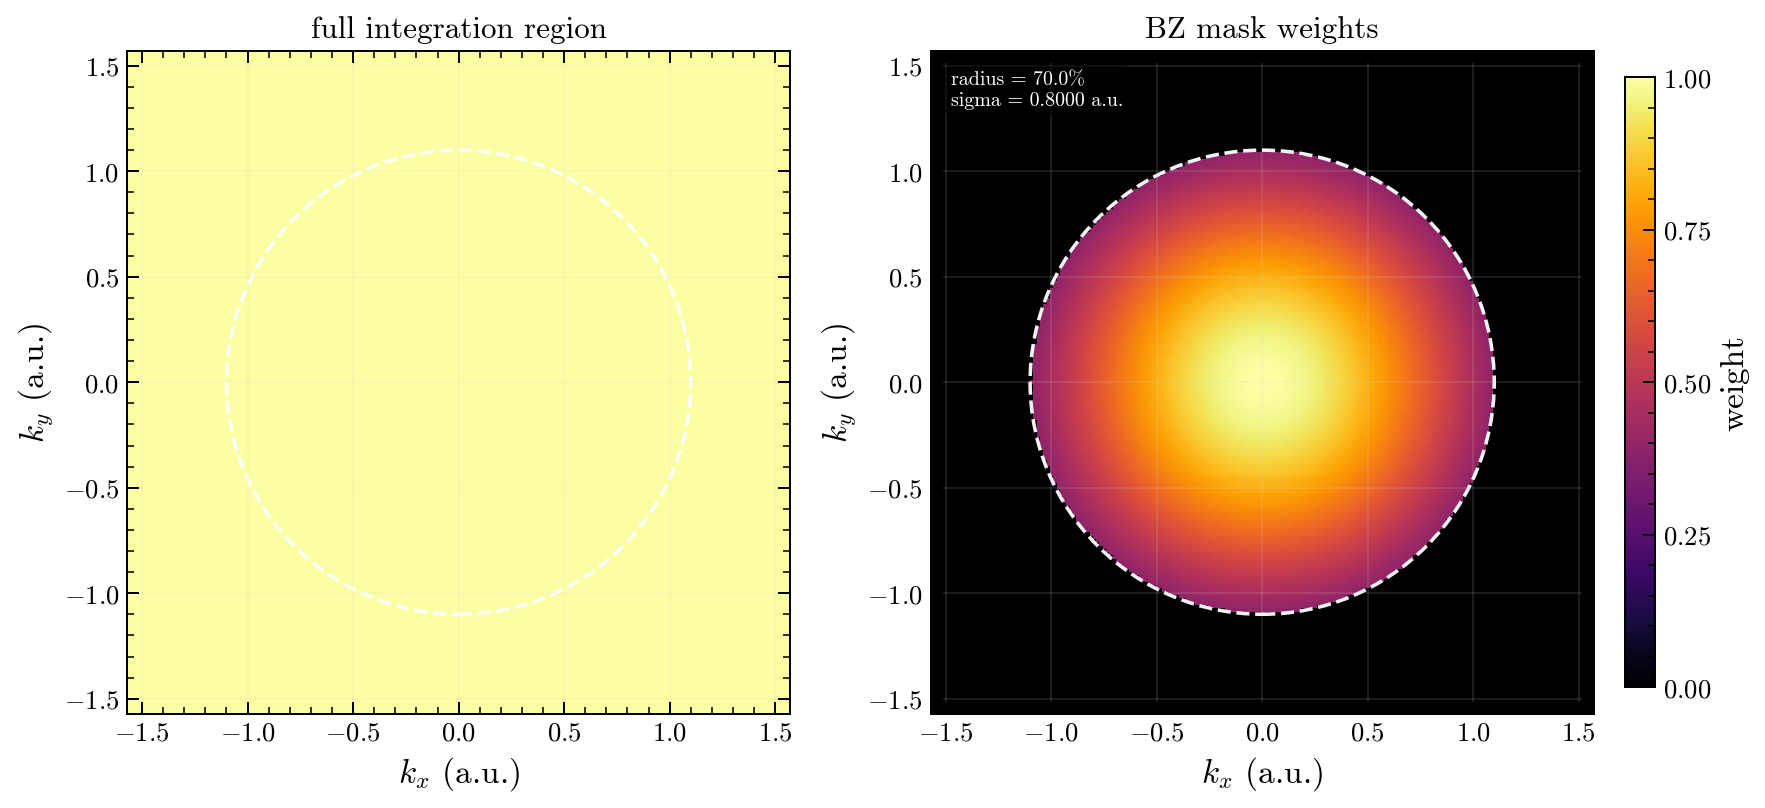

Write Python code to recreate this figure.
from __future__ import annotations

import copy
import importlib.util
from pathlib import Path
import sys

import numpy as np

PROJECT_ROOT = Path(__file__).resolve().parents[1]
if str(PROJECT_ROOT) not in sys.path:
    sys.path.insert(0, str(PROJECT_ROOT))

from qxti.graphics import HarmonicGraphics
from qxti.grids import FrequencyGrid, KGrid, TimeGrid
from qxti.physics import Hamiltonian, OperatorFactory
from qxti.response import XTP


DEFAULT_TEST_MASK_CONFIG = {
    "grid": {
        "points_per_axis": 201,
        "k_extent": 0.5 * np.pi,
    },
    "mask": {
        "enabled": True,
        "radius_percent": 70.0,
        "sigma": 0.8,
    },
    "plot": {
        "output_file": "test_mask.png",
        "cmap": "inferno",
    },
}

# Edit this dictionary directly if you want to change the test image.
TEST_MASK_CONFIG = copy.deepcopy(DEFAULT_TEST_MASK_CONFIG)


class ToyTwoBandHamiltonian(Hamiltonian):
    def default_params(self) -> dict[str, float]:
        return {"mass": 0.4, "velocity": 1.2}

    def default_lattice(self) -> dict[str, object]:
        return {
            "lattice_constants": {
                "a0": 2.0,
                "a": 2.0,
                "b": 2.0,
            },
            "real_space_vectors": {
                "a1": [2.0, 0.0],
                "a2": [0.0, 2.0],
            },
        }

    def H(self, kx: float, ky: float, kz: float) -> np.ndarray:
        del kz
        mass = float(self.params["mass"])
        velocity = float(self.params["velocity"])
        return np.array(
            [
                [mass, velocity * (kx - 1j * ky)],
                [velocity * (kx + 1j * ky), -mass],
            ],
            dtype=complex,
        )


def resolve_test_mask_config(overrides: dict[str, object] | None = None) -> dict[str, object]:
    config = copy.deepcopy(TEST_MASK_CONFIG)
    if overrides:
        _deep_update(config, overrides)
    return config


def _build_mask_xtp(config: dict[str, object]) -> XTP:
    grid_cfg = dict(config["grid"])
    mask_cfg = dict(config["mask"])
    hamiltonian = ToyTwoBandHamiltonian(
        model_name="toy-mask",
        basis_size=2,
        dimension=2,
        dk_derivative=1.0e-5,
    )
    operator_factory = OperatorFactory(hamiltonian=hamiltonian, basis="band")
    points_per_axis = int(grid_cfg["points_per_axis"])
    k_extent = float(grid_cfg["k_extent"])
    kgrid = KGrid(
        kx_values=np.linspace(-k_extent, k_extent, points_per_axis),
        ky_values=np.linspace(-k_extent, k_extent, points_per_axis),
        kz_values=np.array([0.0]),
        dimension=2,
    )
    timegrid = TimeGrid(0.0, 1.0, 2, zero_padding=False, padding_factor=2)
    frequencygrid = FrequencyGrid(0.0, 5.0, 8)
    rho_orders = {
        0: np.zeros(
            (kgrid.total_points, len(timegrid), hamiltonian.basis_size, hamiltonian.basis_size),
            dtype=np.complex128,
        )
    }
    return XTP(
        hamiltonian=hamiltonian,
        rho_orders=rho_orders,
        kgrid=kgrid,
        timegrid=timegrid,
        frequencygrid=frequencygrid,
        operator_factory=operator_factory,
        directions=["x"],
        orders=[0],
        bz_mask_enabled=bool(mask_cfg["enabled"]),
        bz_mask_radius_percent=float(mask_cfg["radius_percent"]),
        bz_mask_sigma=float(mask_cfg["sigma"]),
    )


def test_mask_generates_image() -> None:
    if "matplotlib" not in sys.modules and importlib.util.find_spec("matplotlib") is None:
        return

    config = resolve_test_mask_config()
    plot_cfg = dict(config["plot"])
    xtp = _build_mask_xtp(config)
    plot_data = xtp.bz_mask_plot_data()

    output_path = Path(__file__).with_name(str(plot_cfg["output_file"]))
    saved_path = HarmonicGraphics.plot_bz_mask(
        np.asarray(plot_data["kx_grid"], dtype=float),
        np.asarray(plot_data["ky_grid"], dtype=float),
        np.asarray(plot_data["integration_region"], dtype=float),
        np.asarray(plot_data["mask_weights"], dtype=float),
        output_path,
        cmap=str(plot_cfg["cmap"]),
        metadata=plot_data["mask_metadata"],
    )

    assert saved_path.exists()
    assert saved_path.name == str(plot_cfg["output_file"])
    assert saved_path.parent == Path(__file__).resolve().parent
    assert saved_path.stat().st_size > 0


def _deep_update(target: dict[str, object], updates: dict[str, object]) -> None:
    for key, value in updates.items():
        if isinstance(value, dict) and isinstance(target.get(key), dict):
            _deep_update(target[key], value)  # type: ignore[index]
        else:
            target[key] = value
